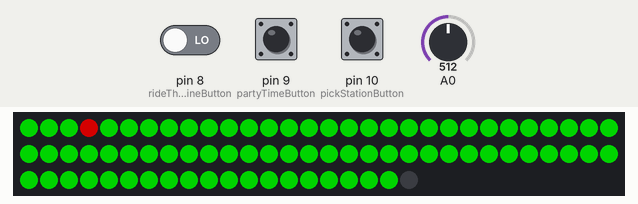
The sketch below on a simulated Arduino Uno, built with avr-gcc and run on an emulated ATmega328P. Parts: 80 RGB LEDs in strip order, left to right, continuing on the next row. The inputs (shaded band) are chosen by the test bench; at power-on: A0 = 512, pin 10 (pickStationButton) LOW, pin 8 (rideTheLineButton) LOW, pin 9 (partyTimeButton) LOW. Dim RGB values are drawn brighter than linear; random numbers use the default seed unless the sketch sets one.

Above: at 1.3 s.
1.4 s: A0 set to 1023
At 1.8 s:
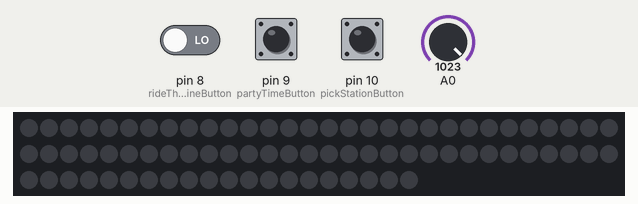
3.0 s: A0 set to 900
At 3.4 s:
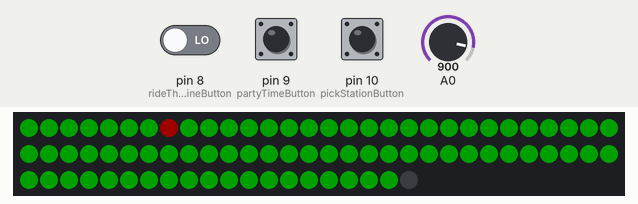

The sketch:

ttc_map.ino
```cpp
// SETUP

#include <Adafruit_NeoPixel.h>
#include <FastLED.h>

#define PIN 11 // Define Arduino pin connected to NeoPixels
#define NUMPIXELS 80 // Define total # of pixels

Adafruit_NeoPixel pixels(NUMPIXELS, PIN, NEO_GRB + NEO_KHZ800);
Adafruit_NeoPixel strip = Adafruit_NeoPixel(NUMPIXELS, PIN, NEO_GRB + NEO_KHZ800);

#define DELAYVAL1 500
#define DELAYVAL2 225

int rideTheLineButton = 8;
int rideTheLineButtonState = 0;
int partyTimeButton = 9;
int partyTimeButtonState = 0;
int pickStationButton = 10;
int pickStationButtonState = 0;
int mode = 1;
int currentMode = 0;
int i = 0;
int k = 0;
boolean firstPass = true;
boolean firstPass2 = true;
boolean firstPass3 = true;
boolean firstPass4 = true;

void setup() {

  pixels.begin();
  Serial.begin(9600);
  pinMode(rideTheLineButton, INPUT);
  pinMode(partyTimeButton, INPUT);
  pinMode(pickStationButton, INPUT);

}

// MAIN CODE BODY

void loop() {

  int potValue = analogRead(A0);
  int brightness = map(potValue,0,1023,255,0);
  //Serial.println(brightness);

  pixels.clear();
  pixels.setBrightness(brightness);

  if (i<NUMPIXELS && i != 36 && i != 37 && i != 53 && i != 64 && i != 20 && i != 18) {
    i++;
  } else if (i == 36 || i == 37) {
    i = 39;
  } else if (i == 53) {
    i = 20;
  } else if (i == 64) {
    i = 18;
  } else if (i == 20 && firstPass == true) {
    i = 21;
    firstPass = false;
  } else if (i == 20 && firstPass == false) {
    i = 54;
    firstPass = true;
  } else if (i == 18 && firstPass2 == true) {
    i = 19;
    firstPass2 = false;
  } else if (i == 18 && firstPass2 == false) {
    i = 65;
    firstPass2 = true;
  } else {
    i = 0;
  }

  rideTheLineButtonState = digitalRead(rideTheLineButton);
  partyTimeButtonState = digitalRead(partyTimeButton);
  pickStationButtonState = digitalRead(pickStationButton);

  //Serial.print(mode);

  if (rideTheLineButtonState == HIGH) {
    mode = 1;
  } else if (partyTimeButtonState == HIGH) {
    mode = 2;
  } else if (pickStationButtonState == HIGH) {
    if (k<NUMPIXELS && k != 36 && k != 37 && k != 53 && k != 64 && k != 20 && k != 18) {
    k++;
    } else if (k == 36 || k == 37) {
      k = 39;
    } else if (k == 53) {
      k = 20;
    } else if (k == 64) {
      k = 18;
    } else if (k == 20 && firstPass3 == true) {
      k = 21;
      firstPass3 = false;
    } else if (k == 20 && firstPass3 == false) {
      k = 54;
      firstPass3 = true;
    } else if (k == 18 && firstPass4 == true) {
      k = 19;
      firstPass4 = false;
    } else if (k == 18 && firstPass4 == false) {
      k = 65;
      firstPass4 = true;
    } else {
      k = 0;
    }
    mode = 3;
  }

  switch(mode) {
    case 1:
      rideTheLine(i);
      break;
    case 2:
      partyTime(brightness);
      break;
    case 3:
      pickStation(k);
      break;
    }

}


void rideTheLine(int i) {

  pixels.fill(pixels.Color(0, 255, 0), 0, NUMPIXELS-1); // Make entire strip red
  pixels.setPixelColor(i, pixels.Color(255, 0, 0));
  pixels.show();
  delay(DELAYVAL1);

}

void partyTime(int brightness) {

  int Count = 25;
  int SpeedDelay = 10;
  boolean OnlyOne = false;

  setAll(0,50,0,brightness);

  for (int i=0; i<Count; i++) {
     setPixel(random(NUMPIXELS),0,255,0,brightness);
     showStrip();
     delay(SpeedDelay);
     if(OnlyOne) {
       setAll(0,0,0,brightness);
     }
   }

  delay(SpeedDelay);

}

void pickStation(int k) {

  pixels.fill(pixels.Color(0, 255, 0), 0, NUMPIXELS-1); // Make entire strip red
  pixels.setPixelColor(k, pixels.Color(255, 0, 0));
  pixels.show();
  delay(DELAYVAL2);

}

// Functions for partyTime

void showStrip() {
 #ifdef ADAFRUIT_NEOPIXEL_H
   // NeoPixel
   strip.show();
 #endif
 /*#ifndef ADAFRUIT_NEOPIXEL_H
   // FastLED
   FastLED.show();
 #endif*/
}

void setPixel(int Pixel, byte red, byte green, byte blue, int brightness) {
 #ifdef ADAFRUIT_NEOPIXEL_H
   // NeoPixel
   strip.setBrightness(brightness);
   strip.setPixelColor(Pixel, strip.Color(red, green, blue));
 #endif
 /*#ifndef ADAFRUIT_NEOPIXEL_H
   // FastLED
   leds[Pixel].r = red;
   leds[Pixel].g = green;
   leds[Pixel].b = blue;
 #endif*/
}

void setAll(byte red, byte green, byte blue, int brightness) {
  for(int i = 0; i < NUMPIXELS; i++ ) {
    setPixel(i, red, green, blue, brightness);
  }
  showStrip();
}
```

Measured:
- after the input at 3.0 s, the LEDs: change after 0.05 s (image 2)
